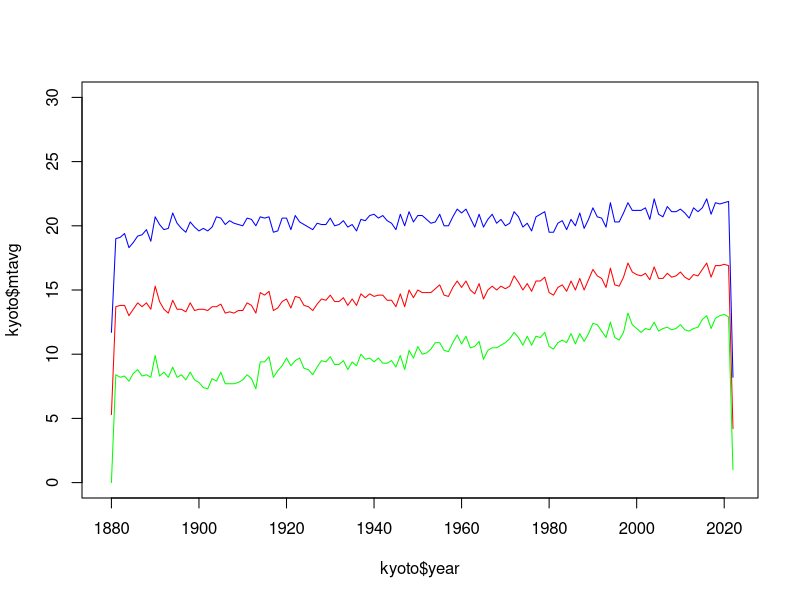
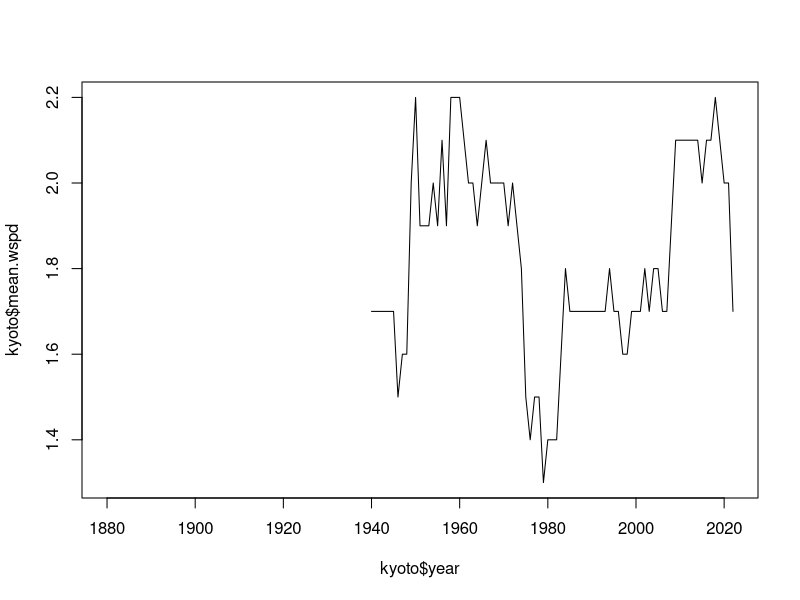
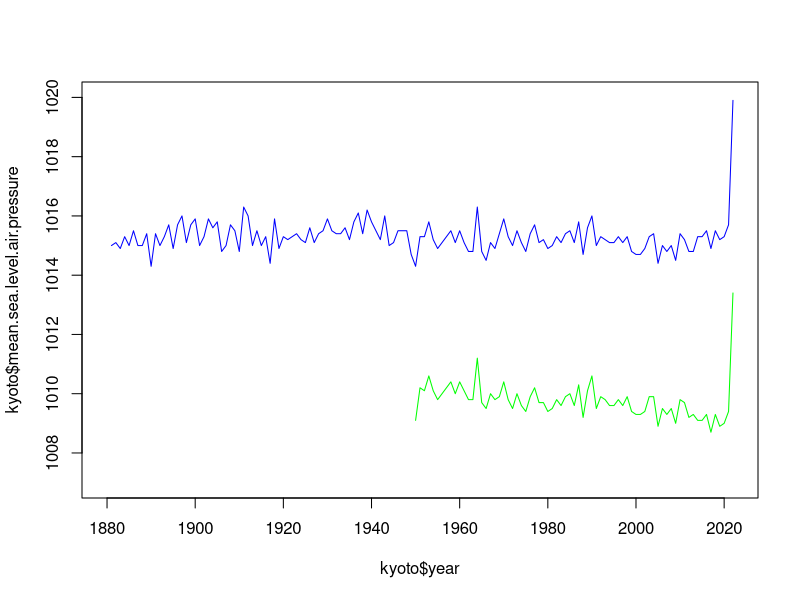
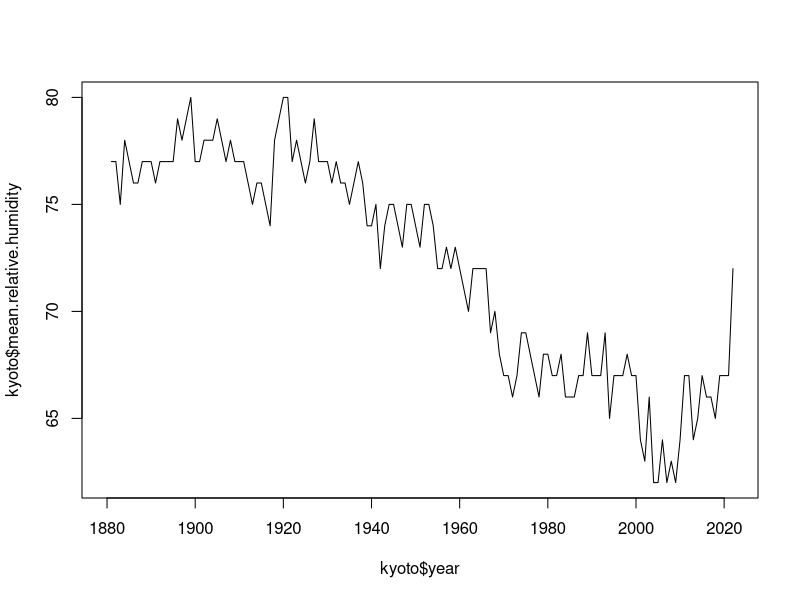
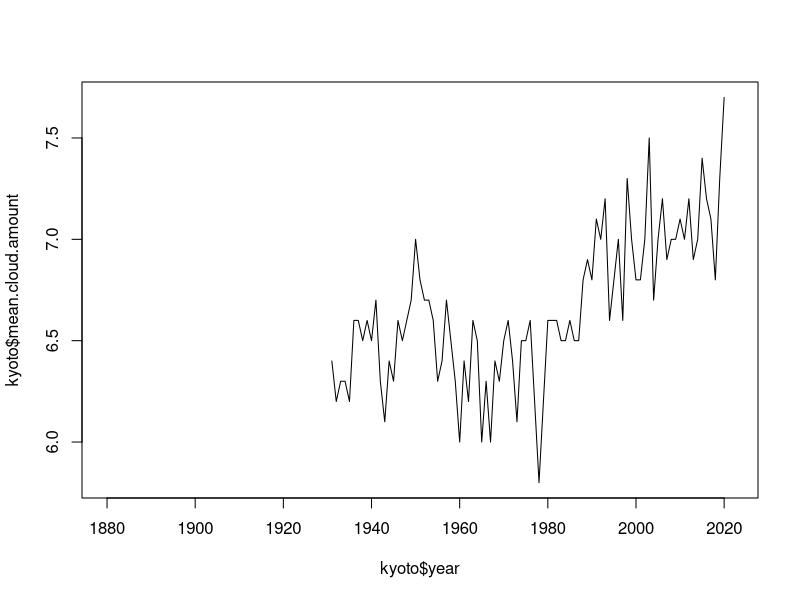
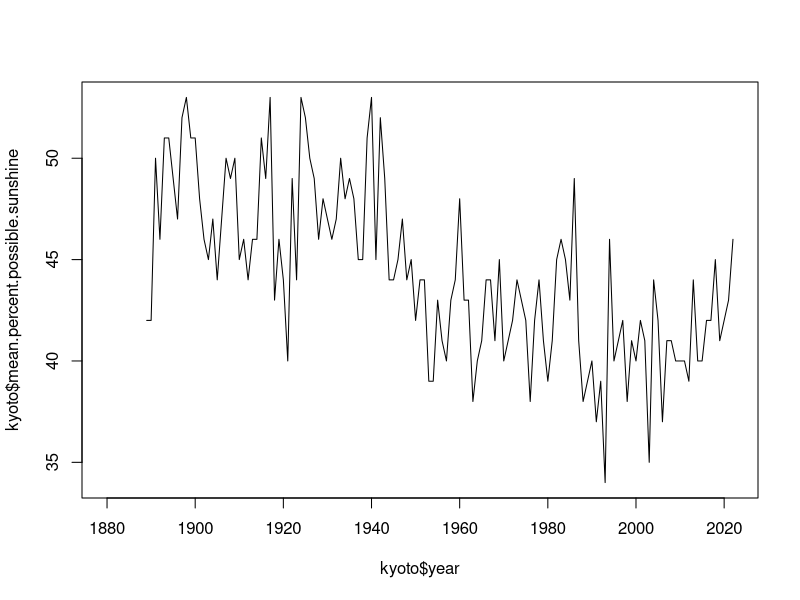
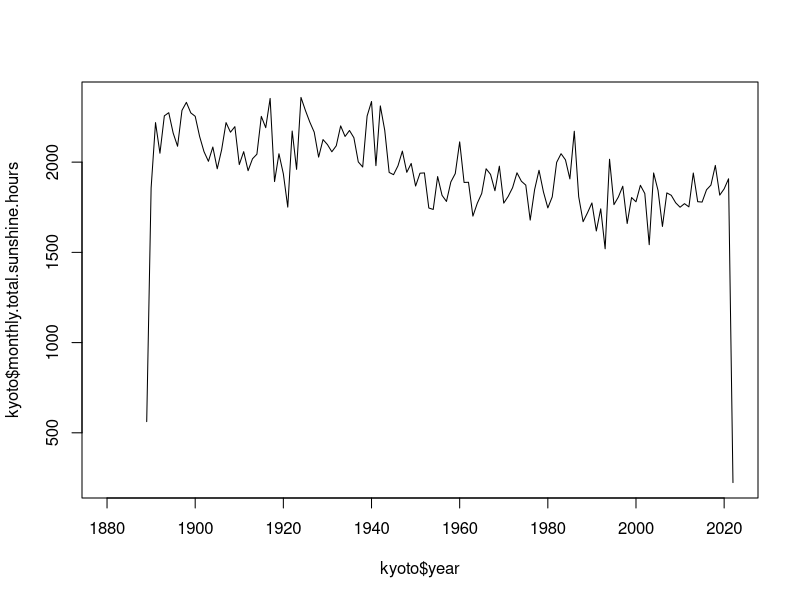
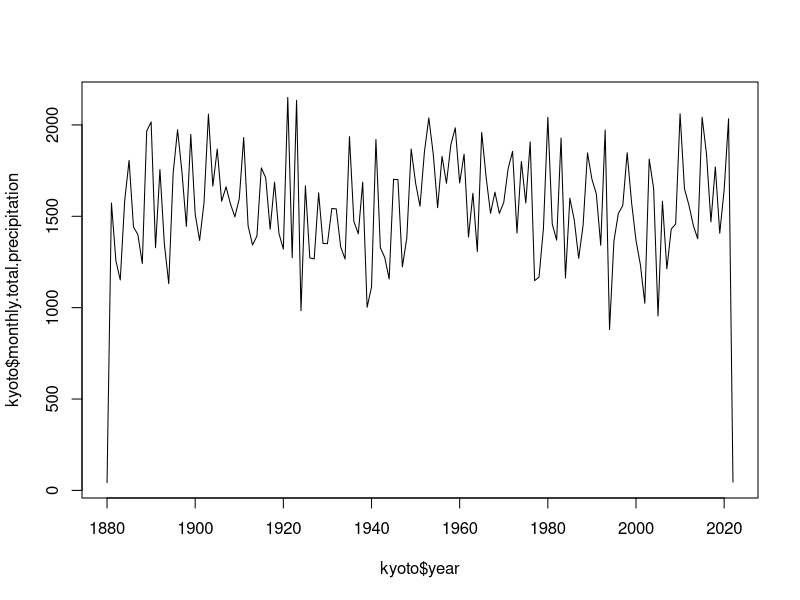

Generate these figures, in order, with R:
## ---- chunk 1
library(tidyverse)
library(dplyr)

kyoto <- read.csv("KyotoDesc.csv")

## Temperature (TMIN, TMAX, TAVG - DEGREES CELCIUS)
plot(kyoto$year, kyoto$mtavg, col="red", xlim = c(1879, 2022), ylim = c(0,30), type='l') 
lines(kyoto$year, kyoto$mtmin, col="green")
lines(kyoto$year, kyoto$mtmax, col="blue")
## ---- chunk 2
## Mean Windspeed (m/s)
plot(kyoto$year, kyoto$mean.wspd, type='l')
## ---- chunk 3
## Mean Sea level air pressure and station level pressure (hPa)
plot(kyoto$year, kyoto$mean.sea.level.air.pressure, col="blue", xlim = c(1880, 2022), ylim = c(1007,1020),type='l')
lines(kyoto$year, kyoto$mean.station.level.pressure, col="green")
## ---- chunk 4
## Mean relative humidity (%)
plot(kyoto$year, kyoto$mean.relative.humidity, type='l')
## ---- chunk 5
## Mean cloud amount (1/10)
plot(kyoto$year, kyoto$mean.cloud.amount, type='l')
## ---- chunk 6
## Mean possible sunshine %
plot(kyoto$year, kyoto$mean.percent.possible.sunshine, type='l')
## ---- chunk 7
## Monthly total sunshine hours
plot(kyoto$year, kyoto$monthly.total.sunshine.hours, type='l')
## ---- chunk 8
## Monthly total precipitation (mm)
plot(kyoto$year, kyoto$monthly.total.precipitation, type='l')
## ---- chunk 9
summary(kyoto)
